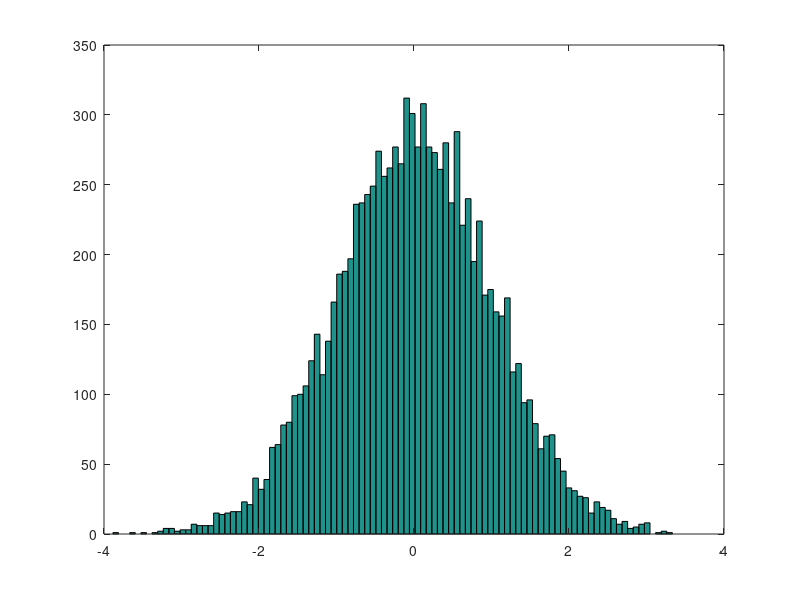

The MATLAB source for this figure:
disp("--- You are running 'f02_matrices' file now ---")

% Defining matrices
disp("\nDefining matrices")
A = [1 2; 3 4; 5 6]    % 3x2 matrix

B = [1 2;
3 4;
5 6]                   % same

C = [1; 2; 3]          % vector

D = 1:0.1:2            % vector containing [1..2] range with step of 0.1

E = 1:6                % vector containing [1..6] range with step of 1

size(A)                % 3x2. The result itself is a 1 x 2 matrix
size(A, 1)             % 3
size(A, 2)             % 2
length(A)              % 3 - length returns the largest dimension value
a1 = A(:)              % 1 3 5 2 4 6 - a vector created from this matrix (rows-first)
size(a1)               % 6x1
a2 = A(1:5)            % 1 3 5 2 4 - range, also rows-first, but an 1xM matrix, not Nx1 vector
size(a2)               % 1x5
a3 = A(:,2)            % 2 4 6 - select all rows, 2nd column
size(a3)               % 3x1
a4 = A(1:2,1)          % 1 3 - select rows [1..2], 1st column
size(a4)               % 2x1
a5 = A([1 3],:)        % 1 5 2 6 - select only rows 1 and 3, all columns
size(a5)               % 2x2
A(:,2) = [10; 11; 12]  % replace 2nd column with [10; 11; 12] vector
A(:,2) = [10 11 12]    % also works with a 1x3 matrix insead of vector
A = [A, [100; 101; 102]]  % add third row with [100; 101; 102] vector.
                          % this will throw a dimensions mismatch error if a [100 101 102] or [100, 101, 102] 1x3 matrix is passed

A = [1 2; 3 4; 5 6]
B = [10 20; 30 40; 50 60]
C = [A B]      % concatenate adding columns, [A, B] does the same
D = [A; B]     % concatenate adding rows

% Matrix generation functions
disp("\nMatrix generation functions")
F = ones(3,2)          % 3x2 matrix of ones
G = zeros(3,2)         % 3x2 matrix of zeros. Note that it's 'zeros', not 'zeroes' like in NumPy
H = eye(3,3)           % 3x3 identity matrix

I = rand(3,2)          % 3x2 matrix of random-distributed values in [0..1] range
                       % (uniform distribution)

J = randn(3,2)         % 3x2 matrix of random-distributed values in [-..1] range
                       % (normal / gaussian distribution with mean value = 0 and variance = 1)

K = randn(3,2)         % 3x2 matrix of random-distributed values in [-..1] range
                       % (normal / gaussian distribution with mean value = 0 and variance = 1)

hist(randn(1,10000), 100)    % print histogam with 10 bins
